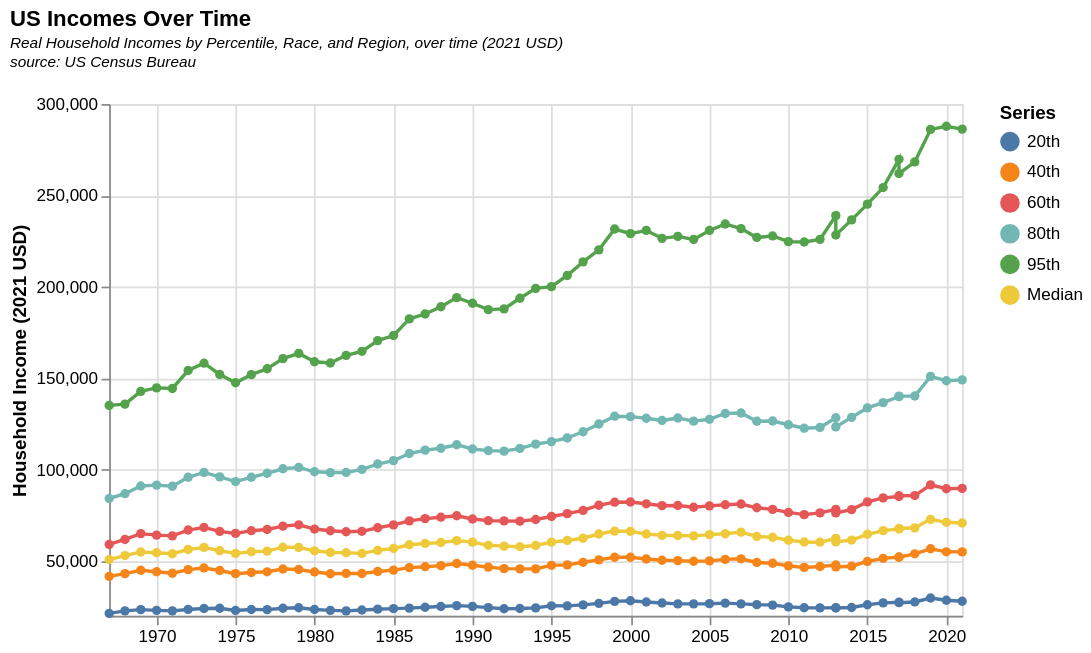

Source (Vega-Lite JSON):
### Vega-Lite specification from a JSON file in a GitHub repository (floating-point values rounded to 4 significant figures; data arrays with more than 128 entries replaced by an {"elided": "..."} marker saying what was removed)
{"$schema": "https://vega.github.io/schema/vega-lite/v5.json", "data": {"values": {"elided": "828 records"}, "format": {"parse": {"Year": "date"}}}, "title": {"text": "US Incomes Over Time", "subtitle": ["Real Household Incomes by Percentile, Race, and Region, over time (2021 USD)", "source: US Census Bureau", ""], "subtitleFontStyle": "italic", "subtitleFontSize": 9, "anchor": "start", "color": "black"}, "height": 300, "width": 500, "layer": [{"params": [{"name": "selected_view", "select": {"type": "point", "fields": ["View"]}, "bind": {"input": "select", "options": ["by Percentile", "by Race", "by Region"], "name": "View"}, "value": "by Percentile"}], "transform": [{"filter": {"param": "selected_view"}}], "mark": {"type": "line", "point": true}, "encoding": {"x": {"field": "Year", "type": "temporal", "axis": {"title": null}}, "y": {"field": "Income", "type": "quantitative", "scale": {"zero": false}, "axis": {"title": "Household Income (2021 USD)"}}, "tooltip": [{"title": "Series", "field": "Series"}, {"title": "Income", "field": "Income", "format": "$,"}, {"title": "Year", "field": "Year", "type": "temporal", "format": "%Y"}], "color": {"field": "Series"}}}]}
